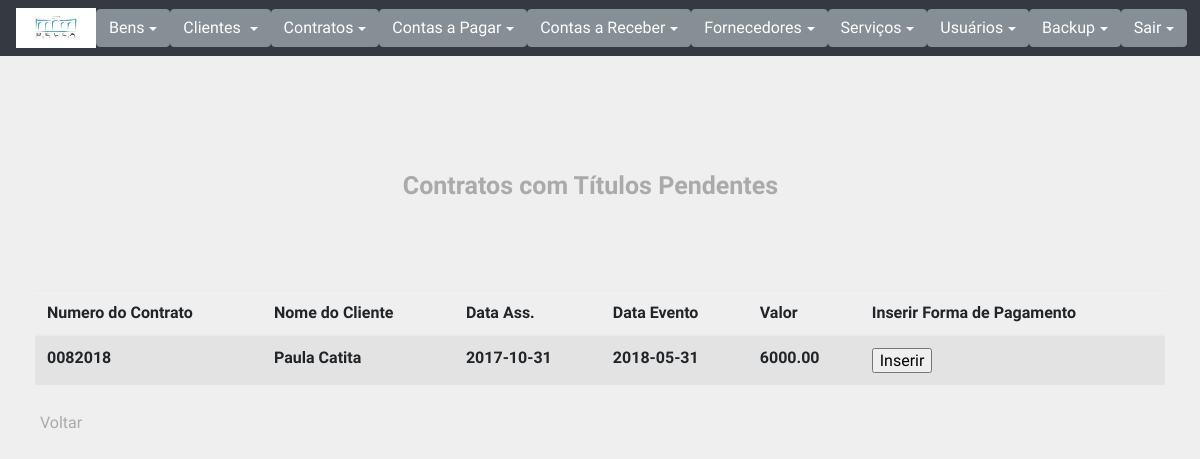
/parcincom.php (signed in), run on the app's committed database.
### tables this page shows
CREATE TABLE `contrato` (
  `num` varchar(12) NOT NULL,
  `idcliente` int(11) NOT NULL,
  `dataassinatura` date NOT NULL,
  `dataevento` date NOT NULL,
  `pessoascont` int(11) NOT NULL,
  `pessoaspres` int(11) NOT NULL,
  `valor` double(10,2) NOT NULL,
  `parcelascadastradas` tinyint(1) NOT NULL,
  PRIMARY KEY (`num`),
  KEY `contrato_cliente_fk` (`idcliente`),
  CONSTRAINT `contrato_cliente_fk` FOREIGN KEY (`idcliente`) REFERENCES `cliente` (`id`)
);

CREATE TABLE `cliente` (
  `id` int(11) NOT NULL AUTO_INCREMENT,
  `nome` varchar(50) NOT NULL,
  `profissao` varchar(35) NOT NULL,
  `rg` varchar(7) NOT NULL,
  `cpf` varchar(11) NOT NULL,
  `fone1` varchar(15) NOT NULL,
  `fone2` varchar(15) NOT NULL,
  `email` varchar(80) NOT NULL,
  `cep` int(11) NOT NULL,
  `logradouro` varchar(60) NOT NULL,
  `numero` int(11) NOT NULL,
  `complemento` varchar(60) DEFAULT NULL,
  `bairro` varchar(40) NOT NULL,
  `cidade` varchar(50) NOT NULL,
  PRIMARY KEY (`id`)
);

### parcincom.php (the view, shortened to what this page needs)
<?php
require "connect.php";
require "modelo.php";
?>
    <div style="margin-left:33%;padding:70px 0">
        <div class="logo">Contratos com Títulos Pendentes</div>
    </div>
    <div class='table-responsive col-md-12'>
        <table class='table table-striped'>
            <thead>
                <tr>
                <?php
					echo "<th>Numero do Contrato</th>
						<th>Nome do Cliente</th>
						<th>Data Ass.</th>
						<th>Data Evento</th>
						<th>Valor</th>
						<th>Inserir Forma de Pagamento</th>";
                    ?>
                </tr>
            </thead>
    </div>
	<tbody>
            <?php
			$sql= "select con.num as num, cli.nome as nome, con.dataassinatura as ass, con.dataevento as ev, con.valor as valor from contrato con inner join cliente cli on con.idcliente=cli.id where parcelascadastradas = FALSE order by(num)";
            $resultado = $con->prepare($sql);
            $resultado->execute();
            while ($row = $resultado->fetchObject()) {
                $contrato=$row->num;
                echo "<tr>";
                echo "<td><b>{$row->num}</b></td>";
                echo "<td><b>{$row->nome}</b></td>";
				echo "<td><b>{$row->ass}</b></td>";
				echo "<td><b>{$row->ev}</b></td>";
				echo "<td><b>{$row->valor}</b></td>";
                echo "<td><a href='frmParcelas.php?id=$contrato'>
                       <input type='button' name='insert' value='Inserir' />
                       </a></td>";
                echo "</tr>";
                    }
            ?>
    </tbody>
    <div class="etc-login-form">
        <a href="contratos.php">Voltar</a>
    </div>
</body>
</html>

### css/style.css (style rules this page uses)
html, body { background: #efefef; padding: 10px; font-family: 'Varela Round'; }
a { color: #aaaaaa; transition: all ease-in-out 200ms; }
.etc-login-form { color: #919191; padding: 10px 20px; }
.logo { padding: 15px 0; font-size: 25px; color: #aaaaaa; font-weight: bold; }

### css/nav.css (style rules this page uses)
body { min-height: 75rem; padding-top: 4.5rem; }

### data on the page
contrato: num "0082018", idcliente.nome "Paula Catita", dataassinatura "2017-10-31", dataevento "2018-05-31", valor "6000.00"
